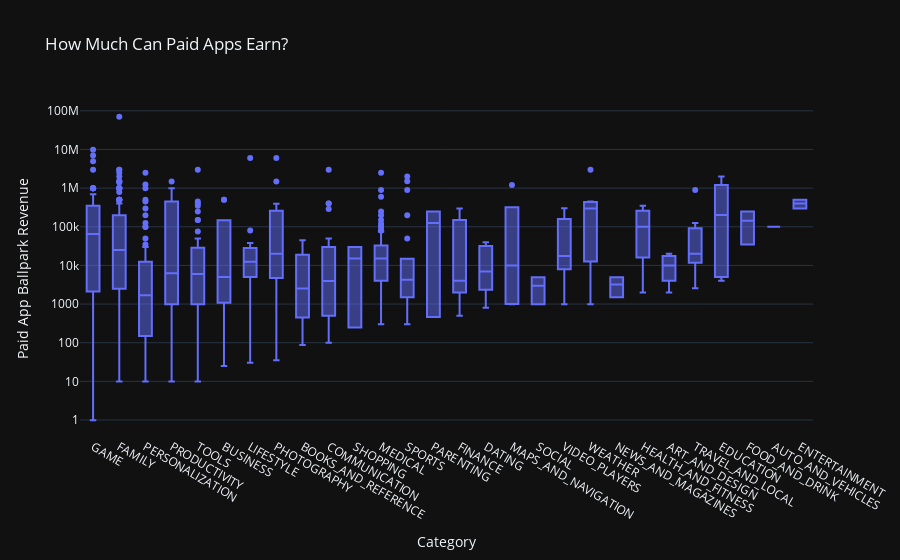

Notebook source saved alongside this figure:
### Markdown cell above
### How Much Can You Charge? Examine Paid App Pricing Strategies by Category

### Code cell
df_paid_apps = df_apps_cleaned[df_apps_cleaned['Type'] == 'Paid']

box = px.box(df_paid_apps,
             x='Category',
             y='Revenue_Estimate',
             title='How Much Can Paid Apps Earn?')

box.update_layout(xaxis_title='Category',
                  yaxis_title='Paid App Ballpark Revenue',
                  xaxis={'categoryorder':'min ascending'},
                  yaxis=dict(type='log'))

box.show()

### Figure 1 — Plotly figure (JSON) as saved in the notebook; plotly's stock layout.template omitted (floating-point values rounded to 4 significant figures; data arrays with more than 128 entries replaced by an {"elided": "..."} marker saying what was removed)
{"data": [{"alignmentgroup": "True", "hovertemplate": "Category=%{x}<br>Revenue_Estimate=%{y}<extra></extra>", "legendgroup": "", "marker": {"color": "#636efa"}, "name": "", "notched": false, "offsetgroup": "", "orientation": "v", "showlegend": false, "x": {"elided": "589 str values"}, "x0": " ", "xaxis": "x", "y": {"elided": "589 float values"}, "y0": " ", "yaxis": "y", "type": "box"}], "layout": {"xaxis": {"anchor": "y", "domain": [0.0, 1.0], "title": {"text": "Category"}, "categoryorder": "min ascending"}, "yaxis": {"anchor": "x", "domain": [0.0, 1.0], "title": {"text": "Paid App Ballpark Revenue"}, "type": "log"}, "legend": {"tracegroupgap": 0}, "title": {"text": "How Much Can Paid Apps Earn?"}, "boxmode": "group"}}
